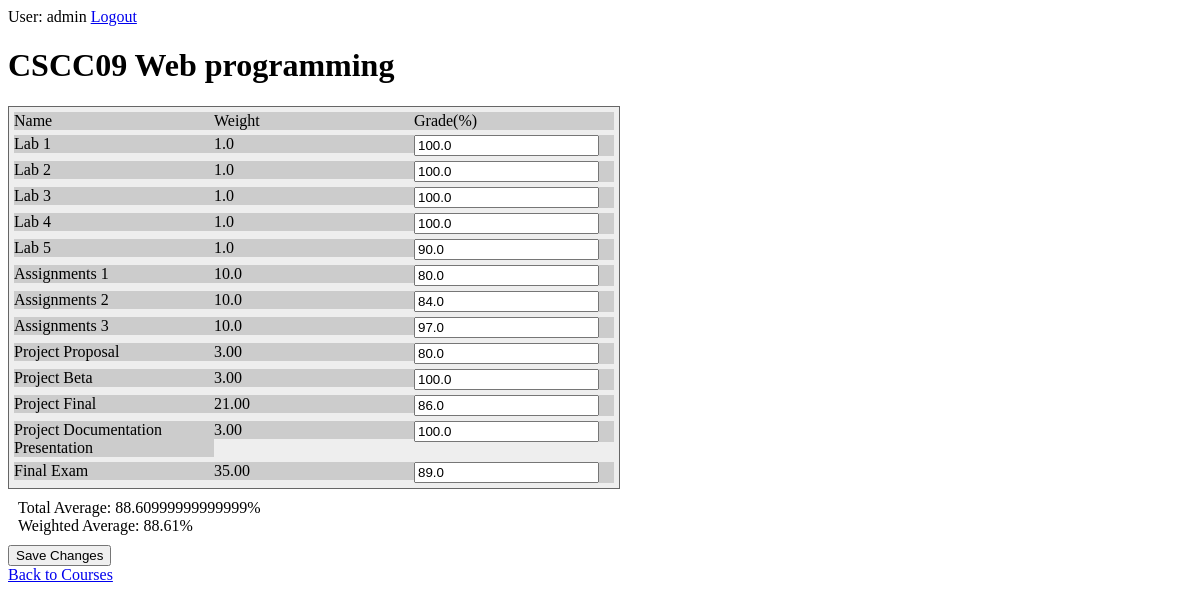
The app's page /courses/15/ (signed in) with its own data.
### courses/models.py (models this page shows, shortened)
class Course(models.Model):
    course_code = models.CharField(max_length=20)
    course_name = models.CharField(max_length=200)
    def validate_weight(self):
        weight = 0.0
        assessments = Assessment.objects.filter(course=self)
        for assessment in assessments:
            weight += float(assessment.weight)
        return (weight == 100.0)
    def getTotalAverage(self):
        if not Course.validate_weight(self):
            return 0.0
        mark = 0.0
        assessments = Assessment.objects.filter(course=self)
        for asm in assessments:
            grades = Grade.objects.filter(assessment=asm)
            weight = asm.weight/asm.components
            for grade in grades:
                mark += float(grade.mark) * float(weight) / 100
        return mark
    def getWeightedAverage(self):
        if not Course.validate_weight(self):
            return 0.0
        mark = 0.0
        availableMark = 0.0
        assessments = Assessment.objects.filter(course=self)
        for asm in assessments:
            grades = Grade.objects.filter(assessment=asm)
            weight = asm.weight/asm.components
            for grade in grades:
                if grade.mark > 0:
                    availableMark += float(weight)
                mark += (float(grade.mark)/100) * float(weight)
        if not availableMark: return 0
        return mark/availableMark * 100

class Assessment(models.Model):
    course = models.ForeignKey(Course, on_delete=models.CASCADE)
    name = models.CharField(max_length=100)
    components = models.IntegerField(default=1)
    weight = models.DecimalField(decimal_places=2, max_digits=4)

class Grade(models.Model):
    user_id = models.IntegerField(default=1)
    assessment = models.ForeignKey(Assessment, on_delete=models.CASCADE)
    mark = models.FloatField(default=0.0)
    component = models.IntegerField(default=1)

### courses/views.py (the view)
# urls.py: path('<int:pk>/', views.DetailView.as_view(), name='detail'),
class DetailView(generic.DetailView):
    model = Course
    template_name = 'courses/detail.html'
    def get_queryset(self):
        return Course.objects

### courses/templatetags/courses_extra.py (called while the page is built)
@register.filter
def filter_range(start, end):
    return range(start, end+1)

@register.filter
def div(value, arg):
    return int(value) / int(arg)

@register.filter
def getMark(assessment_id, c):
    a = Assessment.objects.get(pk=assessment_id)
    try:
        return float(a.grade_set.get(component=c).mark)
    except(Grade.DoesNotExist):
        return 0.0

@register.filter
def getTotalAverage(course_id):
    c = Course.objects.get(pk=course_id)
    return c.getTotalAverage()

@register.filter
def getWeightedAverage(course_id):
    c = Course.objects.get(pk=course_id)
    return c.getWeightedAverage()

### courses/templates/courses/detail.html (shortened to what this page needs)
{% load static %}
{% load courses_extra %}
<link rel="stylesheet" type="text/css" href="{% static 'courses/detail.css' %}">
{% if user.is_authenticated %}
<div id = "auth_nav">
User: {{ user.get_username }}  <a href="{% url 'logout'%}?next={{request.path}}">Logout</a>
</div>
<h1>{{ course.course_code }} {{course.course_name}}</h1>
<form action="{% url 'courses:set_grade' course.id %}" method="post">
    <div class="table">
        <div class="row">
            <div class="cell">Name</div>
            <div class="cell">Weight</div>
            <div class="cell">Grade(%)</div>
        </div>
        {% for assessment in course.assessment_set.all %}
        {% if assessment.components > 1 %}
        {% for i in 1|filter_range:assessment.components %}
        <div class="row">
            <div class="cell">{{assessment.name}} {{i}}</div>
            <div class="cell">{{assessment.weight|div:assessment.components}}</div>
            <div class="cell">
                <input type="text" name="{{assessment.id}}_{{i}}" value="{{assessment.id|getMark:i}}" required
                    pattern="^(?:\d{1,2}(?:\.\d{1,2})?|100(?:\.0?0)?)" />
            </div>
        </div>
        {% endfor %}
        {% else%}
        <div class="row">
            <div class="cell">{{assessment.name}}</div>
            <div class="cell">{{assessment.weight}}</div>
            <div class="cell">
                <input type="text" name="{{assessment.id}}_1" value="{{assessment.id|getMark:1}}" required
                    pattern="^(?:\d{1,2}(?:\.\d{1,2})?|100(?:\.0?0)?)" />
            </div>
        </div>
        {% endif %}
        {% endfor %}
    </div>
    <div class="average">
        <div class="total">Total Average: {{course.id|getTotalAverage}}%</div>
        <div class="weighted">Weighted Average: {{course.id|getWeightedAverage}}%</div>
    </div>
    <input type="submit" value="Save Changes">
    <div>
        <a href="{% url 'courses:index' %}"> Back to Courses</a>
    </div>
</form>
{% else %}
<p> You are not authenticated, please
<a href="{% url 'login'%}?next={{request.path}}">Login</a></p>
{% endif %}

### courses/static/courses/detail.css (style rules this page uses)
.table { display: table; width: auto; background-color: #eee; border: 1px solid #666666; border-spacing: 5px; }
.row { display: table-row; width: auto; clear: both; }
.cell { float: left; display: table-column; width: 200px; background-color: #ccc; }
.average { margin: 10px; }

### records on screen
Course: course_code "CSCC09", course_name "Web programming", id|getTotalAverage "88.60999999999999", id|getWeightedAverage "88.61"
Assessment: name "Lab" "Lab" "Lab" "Lab" "Lab", 1 "1" "2" "3" "4" "5", weight|div "1.0" "1.0" "1.0" "1.0" "1.0", id|getMark "100.0" "100.0" "100.0" "100.0" "90.0"
Assessment: name "Assignments" "Assignments" "Assignments", 1 "1" "2" "3", weight|div "10.0" "10.0" "10.0", id|getMark "80.0" "84.0" "97.0"
Assessment: name "Project Proposal", weight "3.00", id|getMark "80.0"
Assessment: name "Project Beta", weight "3.00", id|getMark "100.0"
Assessment: name "Project Final", weight "21.00", id|getMark "86.0"
Assessment: name "Project Documentation Presentation", weight "3.00", id|getMark "100.0"
Assessment: name "Final Exam", weight "35.00", id|getMark "89.0"

### other values on screen
{{ user.get_username }} "admin"
